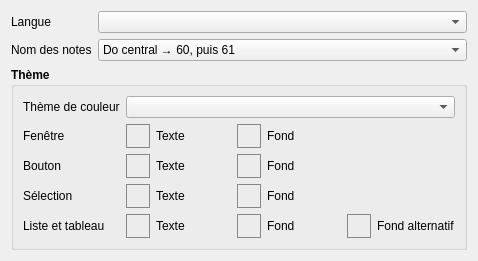
          <widget class="QFrame" name="interfaceFrame">
           <layout class="QVBoxLayout" name="verticalLayout_3">
            <item>
             <layout class="QGridLayout" name="gridLayout_9">
              <item row="0" column="0">
               <widget class="QLabel" name="label_2">
                <property name="font">
                 <font>
                  <weight>50</weight>
                  <bold>false</bold>
                 </font>
                </property>
                <property name="text">
                 <string>Langue</string>
                </property>
               </widget>
              </item>
              <item row="1" column="0">
               <widget class="QLabel" name="label_22">
                <property name="maximumSize">
                 <size>
                  <width>150</width>
                  <height>16777215</height>
                 </size>
                </property>
                <property name="font">
                 <font>
                  <weight>50</weight>
                  <bold>false</bold>
                 </font>
                </property>
                <property name="text">
                 <string>Nom des notes</string>
                </property>
               </widget>
              </item>
              <item row="1" column="1">
               <widget class="QComboBox" name="comboKeyName">
                <property name="sizePolicy">
                 <sizepolicy hsizetype="Expanding" vsizetype="Fixed">
                  <horstretch>0</horstretch>
                  <verstretch>0</verstretch>
                 </sizepolicy>
                </property>
                <property name="font">
                 <font>
                  <weight>50</weight>
                  <bold>false</bold>
                 </font>
                </property>
                <item>
                 <property name="text">
                  <string>Do central → 60, puis 61</string>
                 </property>
                </item>
                <item>
                 <property name="text">
                  <string>Do central → C3, puis C♯3</string>
                 </property>
                </item>
                <item>
                 <property name="text">
                  <string>Do central → C3, puis D♭3</string>
                 </property>
                </item>
                <item>
                 <property name="text">
                  <string>Do central → C4, puis C♯4</string>
                 </property>
                </item>
                <item>
                 <property name="text">
                  <string>Do central → C4, puis D♭4</string>
                 </property>
                </item>
                <item>
                 <property name="text">
                  <string>Do central → C5, puis C♯5</string>
                 </property>
                </item>
                <item>
                 <property name="text">
                  <string>Do central → C5, puis D♭5</string>
                 </property>
                </item>
               </widget>
              </item>
              <item row="0" column="1">
               <widget class="QComboBox" name="comboLangue">
                <property name="font">
                 <font>
                  <weight>50</weight>
                  <bold>false</bold>
                 </font>
                </property>
                <property name="currentIndex">
                 <number>-1</number>
                </property>
               </widget>
              </item>
             </layout>
            </item>
            <item>
             <widget class="QGroupBox" name="groupBoxTheme">
              <property name="font">
               <font>
                <weight>75</weight>
                <bold>true</bold>
               </font>
              </property>
              <property name="title">
               <string>Thème</string>
              </property>
              <property name="flat">
               <bool>true</bool>
              </property>
              <layout class="QGridLayout" name="gridLayout_4" columnstretch="4,0,0,0,0,0,0,0,0,0">
               <item row="1" column="4">
                <spacer name="horizontalSpacer_2">
                 <property name="orientation">
                  <enum>Qt::Horizontal</enum>
                 </property>
                 <property name="sizeHint" stdset="0">
                  <size>
                   <width>40</width>
                   <height>20</height>
                  </size>
                 </property>
                </spacer>
               </item>
               <item row="4" column="8">
                <widget class="QPushButton" name="pushColorListAlternativeBackground">
                 <property name="minimumSize">
                  <size>
                   <width>24</width>
                   <height>24</height>
                  </size>
                 </property>
                 <property name="maximumSize">
                  <size>
                   <width>24</width>
                   <height>24</height>
                  </size>
                 </property>
                 <property name="font">
                  <font>
                   <weight>50</weight>
                   <bold>false</bold>
                  </font>
                 </property>
                 <property name="focusPolicy">
                  <enum>Qt::NoFocus</enum>
                 </property>
                 <property name="styleSheet">
                  <string notr="true">QPushButton
{
	border: 1px solid #888;
}</string>
                 </property>
                 <property name="text">
                  <string/>
                 </property>
                </widget>
               </item>
               <item row="2" column="2">
                <widget class="QPushButton" name="pushColorButtonText">
                 <property name="minimumSize">
                  <size>
                   <width>24</width>
                   <height>24</height>
                  </size>
                 </property>
                 <property name="maximumSize">
                  <size>
                   <width>24</width>
                   <height>24</height>
                  </size>
                 </property>
                 <property name="focusPolicy">
                  <enum>Qt::NoFocus</enum>
                 </property>
                 <property name="styleSheet">
                  <string notr="true">QPushButton
{
	border: 1px solid #888;
}</string>
                 </property>
                 <property name="text">
                  <string/>
                 </property>
                 <property name="flat">
                  <bool>true</bool>
                 </property>
                </widget>
               </item>
               <item row="1" column="7">
                <spacer name="horizontalSpacer_4">
                 <property name="orientation">
                  <enum>Qt::Horizontal</enum>
                 </property>
                 <property name="sizeHint" stdset="0">
                  <size>
                   <width>40</width>
                   <height>20</height>
                  </size>
                 </property>
                </spacer>
               </item>
               <item row="3" column="0">
                <widget class="QLabel" name="label_30">
                 <property name="font">
                  <font>
                   <weight>50</weight>
                   <bold>false</bold>
                  </font>
                 </property>
                 <property name="text">
                  <string>Sélection</string>
                 </property>
                </widget>
               </item>
               <item row="4" column="9">
                <widget class="QLabel" name="label_26">
                 <property name="font">
                  <font>
                   <weight>50</weight>
                   <bold>false</bold>
                  </font>
                 </property>
                 <property name="text">
                  <string>Fond alternatif</string>
                 </property>
                </widget>
               </item>
               <item row="4" column="2">
                <widget class="QPushButton" name="pushColorListText">
                 <property name="minimumSize">
                  <size>
                   <width>24</width>
                   <height>24</height>
                  </size>
                 </property>
                 <property name="maximumSize">
                  <size>
                   <width>24</width>
                   <height>24</height>
                  </size>
                 </property>
                 <property name="font">
                  <font>
                   <weight>50</weight>
                   <bold>false</bold>
                  </font>
                 </property>
                 <property name="focusPolicy">
                  <enum>Qt::NoFocus</enum>
                 </property>
                 <property name="styleSheet">
                  <string notr="true">QPushButton
{
	border: 1px solid #888;
}</string>
                 </property>
                 <property name="text">
                  <string/>
                 </property>
                </widget>
               </item>
               <item row="2" column="3">
                <widget class="QLabel" name="label_16">
                 <property name="font">
                  <font>
                   <weight>50</weight>
                   <bold>false</bold>
                  </font>
                 </property>
                 <property name="text">
                  <string>Texte</string>
                 </property>
                </widget>
               </item>
               <item row="1" column="0">
                <widget class="QLabel" name="label_28">
                 <property name="font">
                  <font>
                   <weight>50</weight>
                   <bold>false</bold>
                  </font>
                 </property>
                 <property name="text">
                  <string>Fenêtre</string>
                 </property>
                </widget>
               </item>
               <item row="3" column="3">
                <widget class="QLabel" name="label_17">
                 <property name="font">
                  <font>
                   <weight>50</weight>
                   <bold>false</bold>
                  </font>
                 </property>
                 <property name="text">
                  <string>Texte</string>
                 </property>
                </widget>
               </item>
               <item row="1" column="3">
                <widget class="QLabel" name="label_18">
                 <property name="font">
                  <font>
                   <weight>50</weight>
                   <bold>false</bold>
                  </font>
                 </property>
                 <property name="text">
                  <string>Texte</string>
                 </property>
                </widget>
               </item>
               <item row="3" column="6">
                <widget class="QLabel" name="label_15">
                 <property name="font">
                  <font>
                   <weight>50</weight>
                   <bold>false</bold>
                  </font>
                 </property>
                 <property name="text">
                  <string>Fond</string>
                 </property>
                </widget>
               </item>
               <item row="1" column="6">
                <widget class="QLabel" name="label_14">
                 <property name="font">
                  <font>
                   <weight>50</weight>
                   <bold>false</bold>
                  </font>
                 </property>
                 <property name="text">
                  <string>Fond</string>
                 </property>
                </widget>
               </item>
               <item row="3" column="2">
                <widget class="QPushButton" name="pushColorSelectionText">
                 <property name="minimumSize">
                  <size>
                   <width>24</width>
                   <height>24</height>
                  </size>
                 </property>
                 <property name="maximumSize">
                  <size>
                   <width>24</width>
                   <height>24</height>
                  </size>
                 </property>
                 <property name="focusPolicy">
                  <enum>Qt::NoFocus</enum>
                 </property>
                 <property name="styleSheet">
                  <string notr="true">QPushButton
{
	border: 1px solid #888;
}</string>
                 </property>
                 <property name="text">
                  <string/>
                 </property>
                 <property name="flat">
                  <bool>true</bool>
                 </property>
                </widget>
               </item>
               <item row="4" column="6">
                <widget class="QLabel" name="label_25">
                 <property name="font">
                  <font>
                   <weight>50</weight>
                   <bold>false</bold>
                  </font>
                 </property>
                 <property name="text">
                  <string>Fond</string>
                 </property>
                </widget>
               </item>
               <item row="2" column="0">
                <widget class="QLabel" name="label_29">
                 <property name="font">
                  <font>
                   <weight>50</weight>
                   <bold>false</bold>
                  </font>
                 </property>
                 <property name="text">
                  <string>Bouton</string>
                 </property>
                </widget>
               </item>
               <item row="2" column="5">
                <widget class="QPushButton" name="pushColorButtonBackground">
                 <property name="minimumSize">
                  <size>
                   <width>24</width>
                   <height>24</height>
                  </size>
                 </property>
                 <property name="maximumSize">
                  <size>
                   <width>24</width>
                   <height>24</height>
                  </size>
                 </property>
                 <property name="focusPolicy">
                  <enum>Qt::NoFocus</enum>
                 </property>
                 <property name="styleSheet">
                  <string notr="true">QPushButton
{
	border: 1px solid #888;
}</string>
                 </property>
                 <property name="text">
                  <string/>
                 </property>
                 <property name="flat">
                  <bool>true</bool>
                 </property>
                </widget>
               </item>
               <item row="1" column="2">
                <widget class="QPushButton" name="pushColorWindowText">
                 <property name="minimumSize">
                  <size>
                   <width>24</width>
                   <height>24</height>
                  </size>
                 </property>
                 <property name="maximumSize">
                  <size>
                   <width>24</width>
                   <height>24</height>
                  </size>
                 </property>
                 <property name="focusPolicy">
                  <enum>Qt::NoFocus</enum>
                 </property>
                 <property name="styleSheet">
                  <string notr="true">QPushButton
{
	border: 1px solid #888;
}</string>
                 </property>
                 <property name="text">
                  <string/>
                 </property>
                 <property name="flat">
                  <bool>true</bool>
                 </property>
                </widget>
               </item>
               <item row="4" column="5">
                <widget class="QPushButton" name="pushColorListBackground">
                 <property name="minimumSize">
                  <size>
                   <width>24</width>
                   <height>24</height>
                  </size>
                 </property>
                 <property name="maximumSize">
                  <size>
                   <width>24</width>
                   <height>24</height>
                  </size>
                 </property>
                 <property name="font">
                  <font>
                   <weight>50</weight>
                   <bold>false</bold>
                  </font>
                 </property>
                 <property name="focusPolicy">
                  <enum>Qt::NoFocus</enum>
                 </property>
                 <property name="styleSheet">
                  <string notr="true">QPushButton
{
	border: 1px solid #888;
}</string>
                 </property>
                 <property name="text">
                  <string/>
                 </property>
                </widget>
               </item>
               <item row="1" column="5">
                <widget class="QPushButton" name="pushColorWindowBackground">
                 <property name="minimumSize">
                  <size>
                   <width>24</width>
                   <height>24</height>
                  </size>
                 </property>
                 <property name="maximumSize">
                  <size>
                   <width>24</width>
                   <height>24</height>
                  </size>
                 </property>
                 <property name="focusPolicy">
                  <enum>Qt::NoFocus</enum>
                 </property>
                 <property name="styleSheet">
                  <string notr="true">QPushButton
{
	border: 1px solid #888;
}</string>
                 </property>
                 <property name="text">
                  <string/>
                 </property>
                 <property name="flat">
                  <bool>true</bool>
                 </property>
                </widget>
               </item>
               <item row="3" column="5">
                <widget class="QPushButton" name="pushColorSelectionBackground">
                 <property name="minimumSize">
                  <size>
                   <width>24</width>
                   <height>24</height>
                  </size>
                 </property>
                 <property name="maximumSize">
                  <size>
                   <width>24</width>
                   <height>24</height>
                  </size>
                 </property>
                 <property name="focusPolicy">
                  <enum>Qt::NoFocus</enum>
                 </property>
                 <property name="styleSheet">
                  <string notr="true">QPushButton
{
	border: 1px solid #888;
}</string>
                 </property>
                 <property name="text">
                  <string/>
                 </property>
                 <property name="flat">
                  <bool>true</bool>
                 </property>
                </widget>
               </item>
               <item row="2" column="6">
                <widget class="QLabel" name="label_13">
                 <property name="font">
                  <font>
                   <weight>50</weight>
                   <bold>false</bold>
                  </font>
                 </property>
                 <property name="text">
                  <string>Fond</string>
                 </property>
                </widget>
               </item>
               <item row="4" column="3">
                <widget class="QLabel" name="label_27">
                 <property name="font">
                  <font>
                   <weight>50</weight>
                   <bold>false</bold>
                  </font>
                 </property>
                 <property name="text">
                  <string>Texte</string>
                 </property>
                </widget>
               </item>
               <item row="1" column="1">
                <spacer name="horizontalSpacer_5">
                 <property name="orientation">
                  <enum>Qt::Horizontal</enum>
                 </property>
                 <property name="sizeHint" stdset="0">
                  <size>
                   <width>40</width>
                   <height>20</height>
                  </size>
                 </property>
                </spacer>
               </item>
               <item row="0" column="0" colspan="2">
                <widget class="QLabel" name="label_32">
                 <property name="font">
                  <font>
                   <weight>50</weight>
                   <bold>false</bold>
                  </font>
                 </property>
                 <property name="text">
                  <string>Thème de couleur</string>
                 </property>
                </widget>
               </item>
               <item row="0" column="2" colspan="8">
                <widget class="QComboBox" name="comboColorTheme">
                 <property name="font">
                  <font>
                   <weight>50</weight>
                   <bold>false</bold>
                  </font>
                 </property>
                </widget>
               </item>
               <item row="4" column="0" colspan="2">
                <widget class="QLabel" name="label_31">
                 <property name="font">
                  <font>
                   <weight>50</weight>
                   <bold>false</bold>
                  </font>
                 </property>
                 <property name="text">
                  <string>Liste et tableau</string>
                 </property>
                </widget>
               </item>
              </layout>
             </widget>
            </item>
           </layout>
          </widget>
